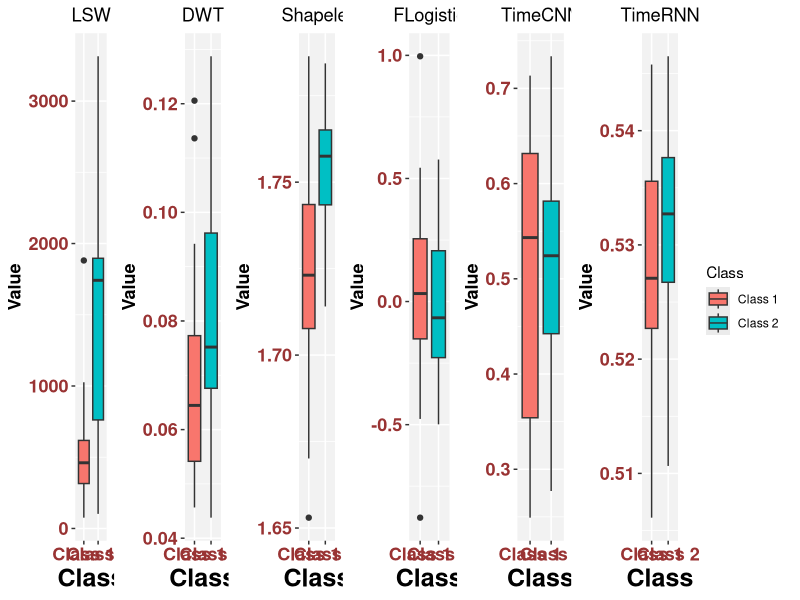
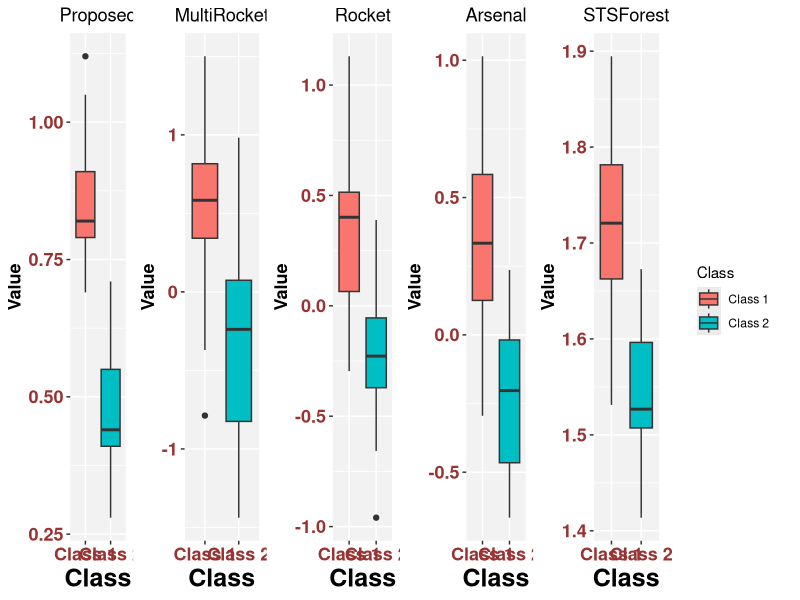

These figures' R source, in order:
library(ggplot2)
library(tidyr)
library(dplyr)
library(cowplot)
library(gridExtra)

df = data.frame(Proposed =   c(
                          0.82, 0.69, 0.79, 1.00, 0.94, 1.12, 0.84, 0.72, 0.88, 0.98, 0.78, 0.69, 0.80, 0.71, 0.91, 0.83, 0.79, 1.05, 0.79, 1.03, 0.88, 0.84, 0.82, 0.80,
                          0.74, 0.55, 0.67, 0.56, 0.35, 0.43, 0.42, 0.71, 0.46, 0.58, 0.33, 0.38, 0.50, 0.41, 0.42, 0.36, 0.42, 0.38, 0.44, 0.28, 0.44, 0.70, 0.46, 0.42,
                          0.52, 0.68),
                
                FLogistic = c(
                  -0.11161986, 0.07820386, 0.39490034, 0.28995309, 0.54348104, 0.38280878,
                  -0.21358107, 0.99625897, 0.22736495, -0.29676303, 0.22558962, -0.42491881,
                  -0.02891789, 0.25501695, -0.87784290, 0.01375236, 0.17178932, -0.28081598,
                  -0.02339445, 0.03248308, -0.47685552, 0.16819971, -0.06885207, 0.26614960,
                  -0.15157781, -0.32757035, -0.18501498, -0.17054162, 0.38040362, 0.02465357,
                  0.20637220, -0.15317666, -0.17759305, -0.25456943, -0.49881270, 0.57679215,
                  0.47202393, 0.15909081, 0.29740874, -0.12253553, -0.32193180, 0.28724053,
                  0.03407025, -0.06601071, -0.03441635, -0.32280129, 0.45364184, -0.22776607,
                  0.18633820, -0.29018871
                )
                ,
                
                LSW = c(
                  367.62258, 340.04275, 460.91754, 617.96124, 1026.06453, 793.71585, 863.12178, 606.82892, 315.17912, 269.20161, 508.10735, 118.54915,
                  165.08948, 347.22459, 328.82981, 580.52542, 114.00505, 339.16775, 694.40223, 75.67309, 294.24108, 1881.17790, 682.35499, 531.67507,
                  530.52805, 2021.72493, 1896.54801, 1835.11489, 1268.52042, 2000.72310, 2400.24676, 505.15825, 1773.84736, 1775.70361, 1741.91103, 141.21347,
                  1569.49044, 1816.97961, 651.42496, 761.84742, 102.52811, 653.59968, 1787.48765, 875.36673, 747.26317, 1184.71246, 3314.52492, 2913.43784,
                  2416.60803, 1711.34731
                ),
                
                DWT = c(0.04690443, 0.06338587, 0.08634065, 0.07729410, 0.06445379, 0.05211932, 0.06138648,
                        0.06610470, 0.05473605, 0.05646751, 0.04566132, 0.06688223, 0.07070509, 0.12056110,
                        0.09180321, 0.05415975, 0.11362559, 0.07743133, 0.07525033, 0.05277171, 0.05137678,
                        0.06554180, 0.09420186, 0.04667547, 0.06390077, 0.09330770, 0.09830380, 0.06760484,
                        0.05554528, 0.07510508, 0.06592013, 0.06266122, 0.06929702, 0.06308272, 0.09297387,
                        0.07087457, 0.11452305, 0.12873199, 0.07485104, 0.10049134, 0.11771343, 0.07076886,
                        0.07519152, 0.09301716, 0.09618410, 0.10003882, 0.08599976, 0.08027285, 0.04378270,
                        0.06546251),
                
                Rocket = c(-0.11995448,  0.70732044,  0.27668166,  0.40128414,  0.40858542,
                          0.58848601,  0.36297334, -0.01514893,  0.44864941,  0.06489485,
                          0.69401157,  1.13040211,  0.51474196,  0.29658454,  0.44563753,
                          0.31414455,  0.46318649, -0.07953587,  0.72586878, -0.29591858,
                          0.06466975,  0.0250844 ,  0.39899577,  0.4766119 ,  0.57347129,
                          -0.29936142, -0.22569471, -0.16837847, -0.23417155, -0.27975529,
                          -0.17018402, -0.45188258, -0.37988065,  0.38839842,  0.3360364 ,
                          0.08323755, -0.37086281, -0.95954904, -0.31365101, -0.19284301,
                          -0.05466638,  0.21525052, -0.03639603, -0.37160946, -0.24491888,
                          -0.65735171, -0.16673276,  0.05438361, -0.22768136, -0.44599343),
                
                Arsenal = c(-0.29449954,  0.58650025,  0.24737491,  0.74072806,  0.33510391,
                           0.60519665,  0.25289097,  0.12543602,  0.34464076,  0.07948453,
                           0.23711683,  1.0143021 ,  0.24588071,  0.33375924,  0.73407783,
                           0.47157135,  0.34939868, -0.19137864,  0.58410741, -0.22188141,
                           -0.12113603,  0.03876057,  0.44099123,  0.29036712,  0.81778659,
                           -0.46212048, -0.66561423,  0.02517491, -0.59624764, -0.66049502,
                           -0.01996155, -0.42132364,  0.04070612,  0.03320293, -0.01355225,
                           -0.05762071, -0.35554351, -0.53642343, -0.0471769 , -0.16785532,
                           0.06673797,  0.23635837, -0.20295165, -0.49618544, -0.43337406,
                           -0.4656354 , -0.58843713, -0.33670168, -0.01857948, -0.04704625),
                
                MultiRocket = c(-0.78775282,  1.50042102,  0.75991507,  0.48164844,  0.16483562,
                               0.4427384 ,  0.46348719,  0.81618956,  0.65034573,  1.31302585,
                               0.34169747,  1.12437211,  0.61484916,  0.80623439,  0.20777458,
                               -0.36997299,  0.85522459,  0.06555599,  1.02144221,  0.03938934,
                               0.58348837,  0.60291146,  0.43853342,  0.94556623,  0.47504358,
                               -0.20229282, -0.46144647,  0.21099422,  0.1992301 , -1.29422783,
                               -0.23860142,  0.0437215 , -0.77866615, -0.16611913, -1.43779706,
                               -0.01818132,  0.43469781, -0.7819403 ,  0.35081301, -0.93221937,
                               0.07401787, -0.22974397, -0.8247789 , -0.33605157, -0.64633362,
                               -0.89697992, -0.99218172,  0.98215038, -1.26702429,  0.34415207),
                
                STSForest =   c(1.7916049, 1.6745061, 1.5827264, 1.6738937, 1.813176 , 1.7206956,
                               1.7094077, 1.7102118, 1.7924443, 1.6517601, 1.8031623, 1.8104442,
                               1.7225132, 1.6625543, 1.6872779, 1.8946483, 1.7379228, 1.7815135,
                               1.7739476, 1.7384635, 1.6498177, 1.6551005, 1.5775641, 1.5312903,
                               1.7401775, 1.5097367, 1.5985187, 1.5093405, 1.6112713, 1.596377 ,
                               1.507212 , 1.6074157, 1.5531106, 1.6727617, 1.5217538, 1.5609328,
                               1.567214 , 1.4136977, 1.5131944, 1.4812988, 1.4143617, 1.4673792,
                               1.6637937, 1.5880121, 1.4637178, 1.526816 , 1.5362971, 1.518242 ,
                               1.6529312, 1.4454772),
                
                TimeRNN = c(
                  0.52667004, 0.54508626, 0.53104645, 0.53827095, 0.5355701,
                  0.53036225, 0.5164938, 0.5257349, 0.5270809, 0.52269286,
                  0.52142006, 0.5374492, 0.5268621, 0.5208174, 0.5350482,
                  0.5061264, 0.5456721, 0.5088731, 0.5312548, 0.52321696,
                  0.5251187, 0.5334957, 0.5457862, 0.5375847, 0.5144596,
                  0.5327145, 0.5240728, 0.52358496, 0.5358763, 0.53517103,
                  0.52326536, 0.5377247, 0.525784, 0.52704686, 0.51879394,
                  0.54650855, 0.53083056, 0.52715087, 0.5439786, 0.5450906,
                  0.5376408, 0.5372738, 0.52957004, 0.53788596, 0.5319187,
                  0.5448672, 0.53417784, 0.5267285, 0.51065254, 0.53547055), 
                
                TimeCNN = c(0.7054545 , 0.631606  , 0.6620964 , 0.6111337 , 0.6891549 ,
                           0.57842374, 0.57117623, 0.48620608, 0.24915984, 0.26812795,
                           0.54968107, 0.713399  , 0.543293  , 0.3261278 , 0.38567576,
                           0.27804443, 0.65939784, 0.26452872, 0.56777865, 0.35406187,
                           0.4170129 , 0.39696085, 0.6825104 , 0.4281622 , 0.30756822,
                           0.5272093 , 0.27715918, 0.3113261 , 0.7336899 , 0.49815166,
                           0.44235745, 0.34255928, 0.63154835, 0.52421975, 0.44216934,
                           0.5613955 , 0.5568771 , 0.44986233, 0.7026949 , 0.5400039 ,
                           0.56933075, 0.6826575 , 0.38455138, 0.5106176 , 0.62195605,
                           0.7214099 , 0.5156415 , 0.50409675, 0.32478514, 0.5815757),
                
                Shapelet = c(1.72920033, 1.72013184, 1.74353769, 1.7231074 , 1.70767969,
                              1.7825182 , 1.72490614, 1.65299705, 1.73603633, 1.75933157,
                              1.7490562 , 1.69331686, 1.71976812, 1.7863934 , 1.6915781 ,
                              1.7093623 , 1.76714083, 1.6701172 , 1.71482456, 1.73822062,
                              1.724632  , 1.71621188, 1.7445156 , 1.69436783, 1.70266557,
                              1.78184578, 1.76146269, 1.7680581 , 1.7730157 , 1.7755539 ,
                              1.76152333, 1.7605607 , 1.7582909 , 1.76622471, 1.78433799,
                              1.7449932 , 1.7588773 , 1.75491863, 1.71406456, 1.74748353,
                              1.72626342, 1.726021  , 1.75064052, 1.74344202, 1.72917808,
                              1.74637445, 1.71858265, 1.75751179, 1.76508989, 1.73922343)
)

theme_nolabels <- theme(     # Remove axis ticks
  legend.position = "none",          # Remove legend
  axis.text.x = element_text(face = "bold", color = "#993333", size = 13),
  axis.text.y = element_text(face = "bold", color = "#993333", size = 13),
  axis.title.x = element_text(size = 18, face = "bold"),
  axis.title.y = element_text(angle = 90, face = "bold", size = 13),
  #panel.grid.major = element_blank(),    # Remove major grid lines
  #panel.grid.minor = element_blank(),    # Remove minor grid lines
  #legend.title = element_text(face = "bold")
  panel.grid.major.y = element_line(color = "white", linetype = "solid"),
  # panel.grid.major.x = element_line(color = "white", linetype = "solid"),
  panel.grid.major.x = element_line(color = "white", linetype = "solid"),    # Remove vertical grid lines
  panel.background = element_rect(fill = "grey95", color = NA),
  plot.title = element_text(hjust = 0.5)
)



# Add a "Class" column to your data based on row numbers
df$Class <- ifelse(1:nrow(df) <= 25, "Class 1", "Class 2")

# Reshape the data for ggplot2
df_long <- df %>%
  pivot_longer(cols = -Class, names_to = "Variable", values_to = "Value")

# Create the individual boxplots


p1 <- ggplot(df_long %>% filter(Variable == "Shapelet"), aes(x = Class, y = Value, fill = Class)) +
  geom_boxplot() + theme_nolabels +
  ggtitle("Shapelet")

p2 <- ggplot(df_long %>% filter(Variable == "LSW"), aes(x = Class, y = Value, fill = Class)) +
  geom_boxplot() + theme_nolabels +
  ggtitle("LSW")

p3 <- ggplot(df_long %>% filter(Variable == "FLogistic"), aes(x = Class, y = Value, fill = Class)) +
  geom_boxplot() + theme_nolabels +
  ggtitle("FLogistic")

p4 <- ggplot(df_long %>% filter(Variable == "TimeCNN"), aes(x = Class, y = Value, fill = Class)) +
  geom_boxplot() + theme_nolabels +
  ggtitle("TimeCNN")

p5 <- ggplot(df_long %>% filter(Variable == "TimeRNN"), aes(x = Class, y = Value, fill = Class)) +
  geom_boxplot() + theme_nolabels +
  ggtitle("TimeRNN")

p6 <- ggplot(df_long %>% filter(Variable == "DWT"), aes(x = Class, y = Value, fill = Class)) +
  geom_boxplot() + theme_nolabels +
  ggtitle("DWT")

p7 <- ggplot(df_long %>% filter(Variable == "DWT"), aes(x = Class, y = Value, fill = Class)) +
  geom_boxplot() +
  ggtitle("DWT")
legend = get_legend(p7)

grid.arrange(p2, p6, p1, p3, p4, p5, legend, ncol = 7)

# Create the individual boxplots
p1 <- ggplot(df_long %>% filter(Variable == "Proposed"), aes(x = Class, y = Value, fill = Class)) +
  geom_boxplot() + theme_nolabels +
  ggtitle("Proposed")


p2 <- ggplot(df_long %>% filter(Variable == "MultiRocket"), aes(x = Class, y = Value, fill = Class)) +
  geom_boxplot() + theme_nolabels +
  ggtitle("MultiRocket")

p3 <- ggplot(df_long %>% filter(Variable == "Rocket"), aes(x = Class, y = Value, fill = Class)) +
  geom_boxplot() + theme_nolabels +
  ggtitle("Rocket")

p4 <- ggplot(df_long %>% filter(Variable == "Arsenal"), aes(x = Class, y = Value, fill = Class)) +
  geom_boxplot() + theme_nolabels +
  ggtitle("Arsenal")

p5 <- ggplot(df_long %>% filter(Variable == "STSForest"), aes(x = Class, y = Value, fill = Class)) +
  geom_boxplot() + theme_nolabels +
  ggtitle("STSForest")


# Use grid.arrange() to plot the boxplots in a grid
grid.arrange(p1,p2,p3, p4, p5, legend, ncol = 6)




